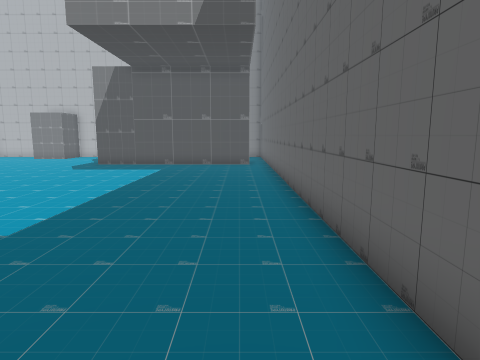
[1] (above)

20 first-person views from a walk through a scene from a Unity 3-D project. The camera is 1.5 m above the floor, tilts 8° down and sees 75° across. The floor is counted in squares, 1 m on a side. Each view is taken from the middle of a square. On the plan, view 1 faces up. The plan holds only what a view shows up to about 15 squares ahead; the rest is blank. The player character is not drawn.

[2]
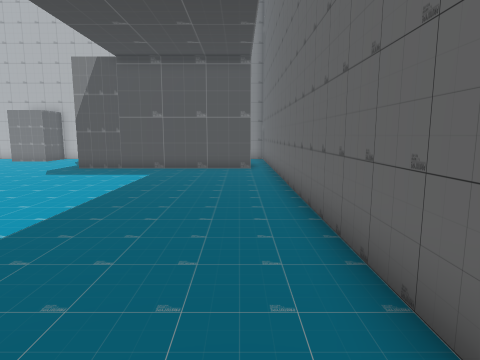

[3]
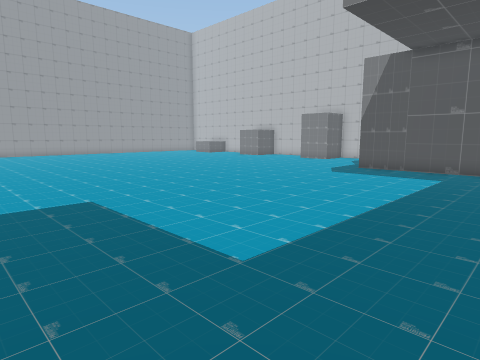

[4]
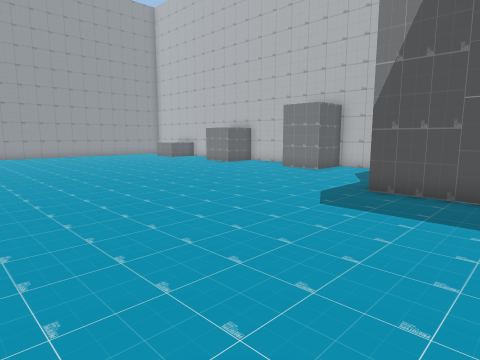

[5]
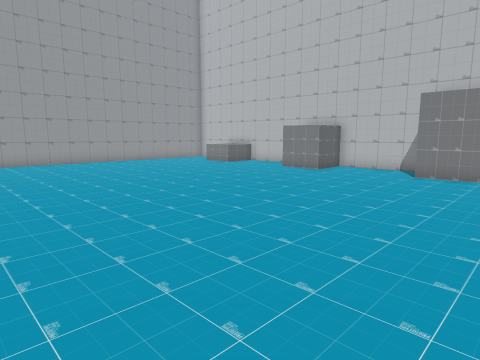

[6]
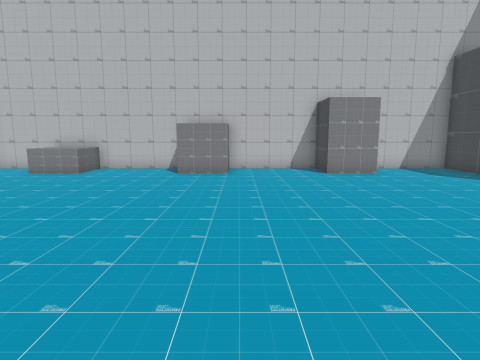

[7]
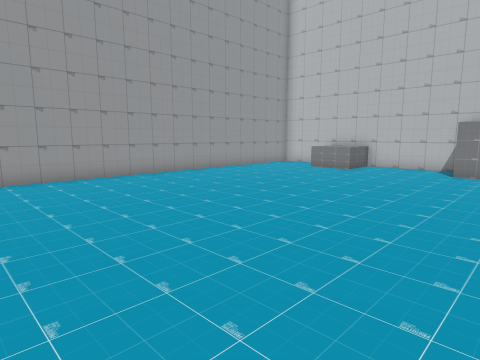

[8]
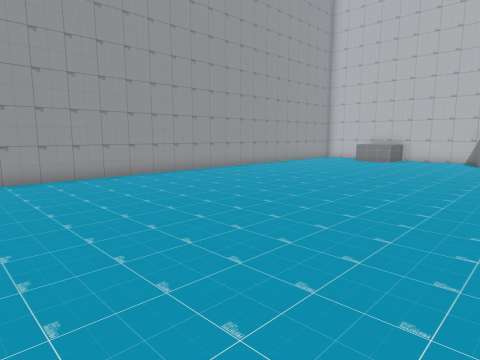

[9]
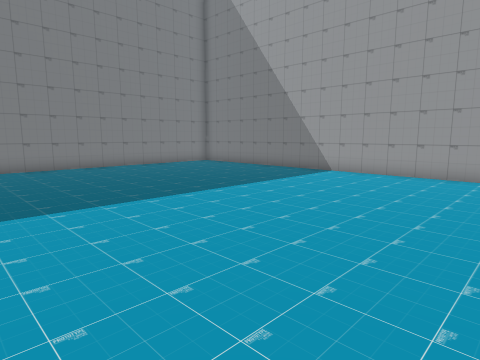

[10]
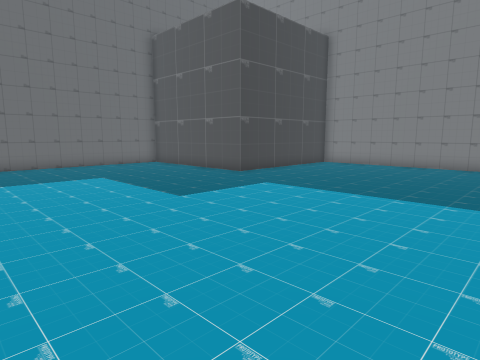

[11]
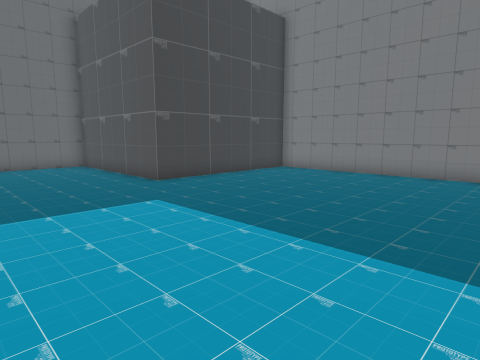

[12]
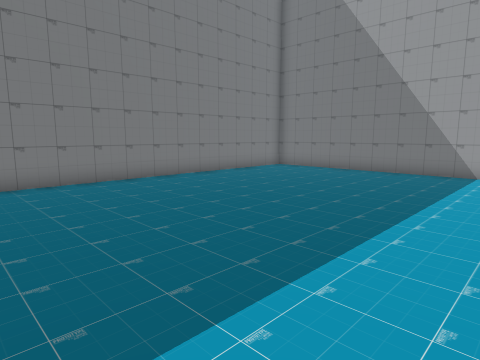

[13]
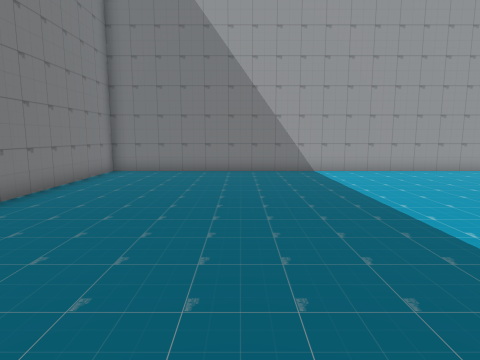

[14]
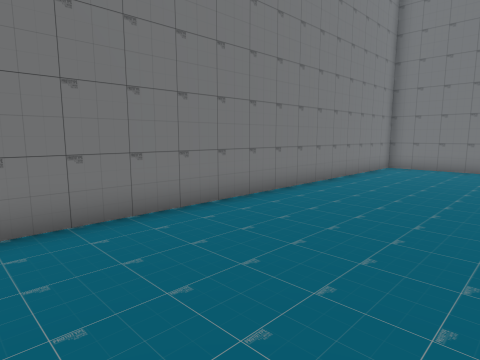

[15]
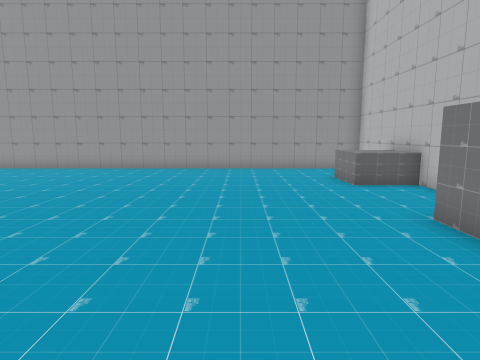

[16]
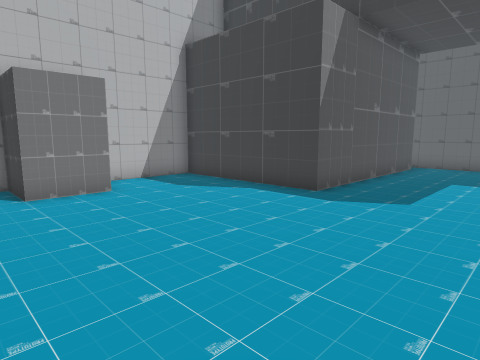

[17]
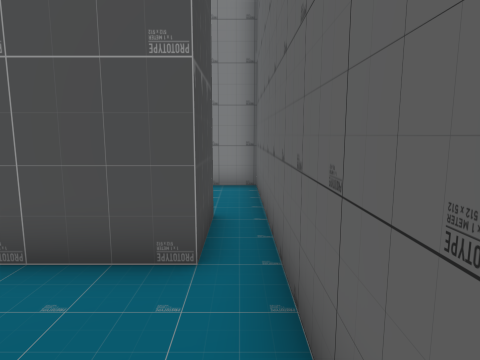

[18]
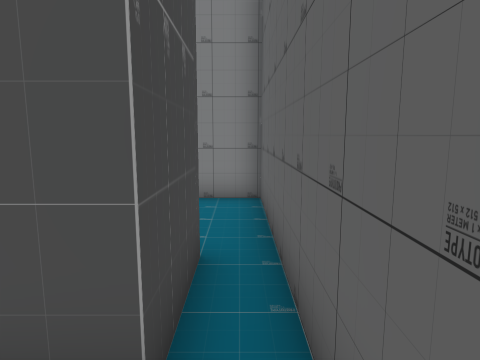

[19]
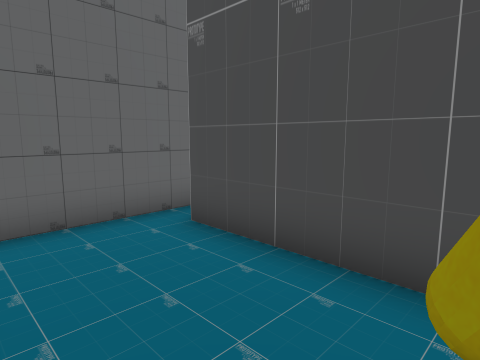

[20]
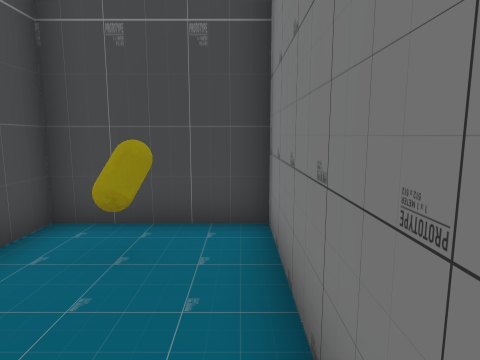

### Floor plan
Points are (right, up) in squares from view 1. A wall is a line through its corners. A room is listed if a view was taken in it or the views show most of it. See-through windows are left out.
Room 1 (views 1, 2, 3, 4, 5, 6, 7, 8, 9, 10, 11, 12, 13, 14, 15, 16, 17, 18)
walls: (-13.4, 22.5) (-17.5, 22.5); (-19.8, 22.5) (-28.5, 22.5) (-28.5, -7.5) (-6, -7.5); (-5.5, -7) (-5.5, -0.5) (1, -0.5); (1.5, 0) (1.5, 16.5); (0.5, 16.5) (-7.5, 16.5) (-7.5, 22.5) (-11, 22.5)
ways out: opening at (1, 17) to room 2
objects: other object (-25, 21) to (-24, 22); other object (-19, 21) to (-18, 22); other object (-13, 21) to (-12, 22)
Room 2 (views 19, 20)
walls: (1.5, 16.5) (1.5, 22.5) (-5.2, 22.5) (-5.2, 18.7) (0.5, 18.7) (0.5, 16.5)
ways out: opening at (1, 17) to room 1
objects: yellow capsule (-4, 20) to (-4, 21)

Where each view was taken, in squares from view 1:
view 1: 0 up, 0 right, facing up
view 2: 2 up, 0 right, facing up
view 3: 2 up, 1 left, facing up-left
view 4: 8 up, 4 left, facing up-left
view 5: 8 up, 10 left, facing up-left
view 6: 8 up, 17 left, facing up
view 7: 7 up, 17 left, facing up-left
view 8: 2 up, 17 left, facing up-left
view 9: 8 up, 16 left, facing down-left
view 10: 9 up, 15 left, facing down-right
view 11: 5 up, 15 left, facing down-right
view 12: 3 up, 15 left, facing down-left
view 13: 2 down, 15 left, facing left
view 14: 2 down, 13 left, facing down-left
view 15: 17 up, 14 left, facing left
view 16: 12 up, 15 left, facing up-right
view 17: 13 up, 1 right, facing up
view 18: 15 up, 1 right, facing up
view 19: 22 up, 4 left, facing down-right
view 20: 22 up, 0 right, facing left
